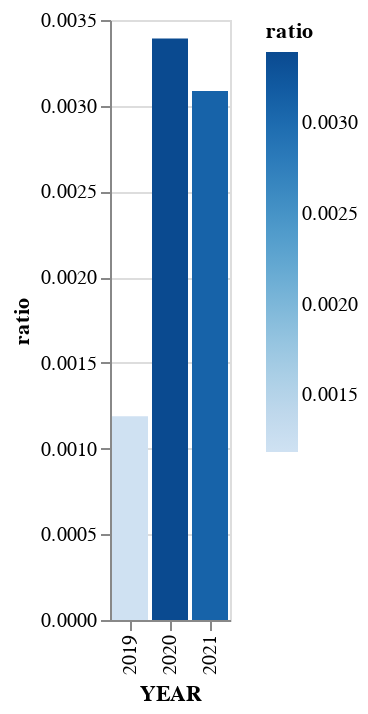

The code cell stored with this chart in its notebook:
### Code cell
alt.Chart(ratio_merged).mark_bar().encode(
    x='YEAR:N', 
    y='ratio:Q',
    color='ratio:Q'
)

### Figure 1 — Vega-Lite specification as saved in the notebook (floating-point values rounded to 4 significant figures)
{"config": {"view": {"continuousWidth": 400, "continuousHeight": 300}}, "data": {"name": "data-9b40553cdb3ed641439c5abbc103bd11"}, "mark": "bar", "encoding": {"color": {"field": "ratio", "type": "quantitative"}, "x": {"field": "YEAR", "type": "nominal"}, "y": {"field": "ratio", "type": "quantitative"}}, "$schema": "https://vega.github.io/schema/vega-lite/v4.17.0.json", "datasets": {"data-9b40553cdb3ed641439c5abbc103bd11": [{"YEAR": 2019.0, "TOTAL KILLED": 20.0, "TOTAL INJURED": 4811.0, "TOTAL ACCIDENTS": 16830.0, "ratio": 0.001188}, {"YEAR": 2020.0, "TOTAL KILLED": 14.0, "TOTAL INJURED": 1312.0, "TOTAL ACCIDENTS": 4127.0, "ratio": 0.003392}, {"YEAR": 2021.0, "TOTAL KILLED": 27.0, "TOTAL INJURED": 4094.0, "TOTAL ACCIDENTS": 8749.0, "ratio": 0.003086}]}}
